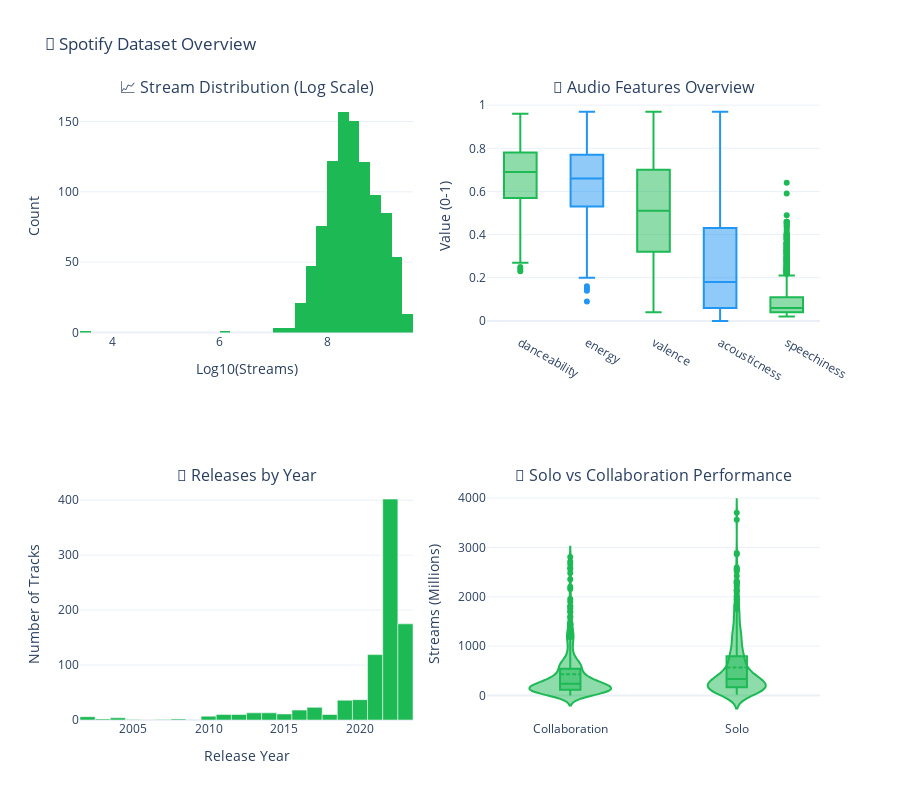

Notebook code cell kept with this figure:
### Markdown cell above
<a id="eda"></a>
## 3. 📊 Exploratory Data Analysis

### Code cell
# ============================================================================
# EXPLORATORY DATA ANALYSIS
# ============================================================================

def create_eda_dashboard(df: pd.DataFrame):
    """Create initial EDA visualizations"""
    
    fig = make_subplots(
        rows=2, cols=2,
        subplot_titles=[
            '📈 Stream Distribution (Log Scale)',
            '🎵 Audio Features Overview',
            '📅 Releases by Year',
            '🤝 Solo vs Collaboration Performance'
        ],
        specs=[
            [{"type": "histogram"}, {"type": "box"}],
            [{"type": "bar"}, {"type": "violin"}]
        ]
    )
    
    # 1. Stream Distribution
    fig.add_trace(
        go.Histogram(x=np.log10(df['streams']), nbinsx=50, marker_color=SPOTIFY_PALETTE['green'], name='Log10(Streams)'),
        row=1, col=1
    )
    
    # 2. Audio Features Box Plot
    audio_features = ['danceability_%', 'energy_%', 'valence_%', 'acousticness_%', 'speechiness_%']
    
    for i, feat in enumerate(audio_features):
        fig.add_trace(
            go.Box(y=df[feat], name=feat.replace('_%', ''), 
                   marker_color=SPOTIFY_PALETTE['green'] if i % 2 == 0 else SPOTIFY_PALETTE['accent_blue']),
            row=1, col=2
        )
    
    # 3. Releases by Year
    year_counts = df['released_year'].value_counts().sort_index().tail(20)
    fig.add_trace(
        go.Bar(x=year_counts.index, y=year_counts.values, marker_color=SPOTIFY_PALETTE['green'], name='Releases'),
        row=2, col=1
    )
    
    # 4. Solo vs Collaboration
    fig.add_trace(
        go.Violin(x=df['is_collaboration'].map({0: 'Solo', 1: 'Collaboration'}), y=df['streams'] / 1e6,
                  box_visible=True, meanline_visible=True, marker_color=SPOTIFY_PALETTE['green'], name='Streams'),
        row=2, col=2
    )
    
    fig.update_layout(height=800, showlegend=False, title_text='🎵 Spotify Dataset Overview', template='plotly_white')
    fig.update_xaxes(title_text='Log10(Streams)', row=1, col=1)
    fig.update_yaxes(title_text='Count', row=1, col=1)
    fig.update_yaxes(title_text='Value (0-1)', row=1, col=2)
    fig.update_xaxes(title_text='Release Year', row=2, col=1)
    fig.update_yaxes(title_text='Number of Tracks', row=2, col=1)
    fig.update_yaxes(title_text='Streams (Millions)', row=2, col=2)
    
    fig.show()
    
    # Print summary statistics
    print("\n" + "="*60)
    print("📊 DATASET SUMMARY STATISTICS")
    print("="*60)
    print(f"Total tracks: {len(df):,}")
    print(f"Date range: {df['released_year'].min()} - {df['released_year'].max()}")
    print(f"\nStreams:")
    print(f"  • Mean:   {df['streams'].mean():,.0f}")
    print(f"  • Median: {df['streams'].median():,.0f}")
    print(f"  • Max:    {df['streams'].max():,.0f}")
    print(f"\nCollaborations: {df['is_collaboration'].sum()} ({df['is_collaboration'].mean():.1%})")
    
    return fig

print("\n" + "="*60)
print("📊 EXPLORATORY DATA ANALYSIS")
print("="*60)

eda_fig = create_eda_dashboard(df)

### Figure 1 — Plotly figure (JSON) as saved in the notebook; plotly's stock layout.template omitted (floating-point values rounded to 4 significant figures; data arrays with more than 128 entries replaced by an {"elided": "..."} marker saying what was removed)
{"data": [{"marker": {"color": "#1DB954"}, "name": "Log10(Streams)", "nbinsx": 50, "type": "histogram", "x": {"elided": "952 float values"}, "xaxis": "x", "yaxis": "y"}, {"marker": {"color": "#1DB954"}, "name": "danceability", "type": "box", "xaxis": "x2", "y": {"elided": "952 float values"}, "yaxis": "y2"}, {"marker": {"color": "#2196F3"}, "name": "energy", "type": "box", "xaxis": "x2", "y": {"elided": "952 float values"}, "yaxis": "y2"}, {"marker": {"color": "#1DB954"}, "name": "valence", "type": "box", "xaxis": "x2", "y": {"elided": "952 float values"}, "yaxis": "y2"}, {"marker": {"color": "#2196F3"}, "name": "acousticness", "type": "box", "xaxis": "x2", "y": {"elided": "952 float values"}, "yaxis": "y2"}, {"marker": {"color": "#1DB954"}, "name": "speechiness", "type": "box", "xaxis": "x2", "y": {"elided": "952 float values"}, "yaxis": "y2"}, {"marker": {"color": "#1DB954"}, "name": "Releases", "type": "bar", "x": [2002, 2003, 2004, 2005, 2007, 2008, 2010, 2011, 2012, 2013, 2014, 2015, 2016, 2017, 2018, 2019, 2020, 2021, 2022, 2023], "xaxis": "x3", "y": [6, 2, 4, 1, 1, 2, 7, 10, 10, 13, 13, 11, 18, 23, 10, 36, 37, 119, 402, 175], "yaxis": "y3"}, {"box": {"visible": true}, "marker": {"color": "#1DB954"}, "meanline": {"visible": true}, "name": "Streams", "type": "violin", "x": {"elided": "952 str values"}, "xaxis": "x4", "y": {"elided": "952 float values"}, "yaxis": "y4"}], "layout": {"annotations": [{"font": {"size": 16}, "showarrow": false, "text": "📈 Stream Distribution (Log Scale)", "x": 0.225, "xanchor": "center", "xref": "paper", "y": 1.0, "yanchor": "bottom", "yref": "paper"}, {"font": {"size": 16}, "showarrow": false, "text": "🎵 Audio Features Overview", "x": 0.775, "xanchor": "center", "xref": "paper", "y": 1.0, "yanchor": "bottom", "yref": "paper"}, {"font": {"size": 16}, "showarrow": false, "text": "📅 Releases by Year", "x": 0.225, "xanchor": "center", "xref": "paper", "y": 0.375, "yanchor": "bottom", "yref": "paper"}, {"font": {"size": 16}, "showarrow": false, "text": "🤝 Solo vs Collaboration Performance", "x": 0.775, "xanchor": "center", "xref": "paper", "y": 0.375, "yanchor": "bottom", "yref": "paper"}], "height": 800, "showlegend": false, "title": {"text": "🎵 Spotify Dataset Overview"}, "xaxis": {"anchor": "y", "domain": [0.0, 0.45], "title": {"text": "Log10(Streams)"}}, "xaxis2": {"anchor": "y2", "domain": [0.55, 1.0]}, "xaxis3": {"anchor": "y3", "domain": [0.0, 0.45], "title": {"text": "Release Year"}}, "xaxis4": {"anchor": "y4", "domain": [0.55, 1.0]}, "yaxis": {"anchor": "x", "domain": [0.625, 1.0], "title": {"text": "Count"}}, "yaxis2": {"anchor": "x2", "domain": [0.625, 1.0], "title": {"text": "Value (0-1)"}}, "yaxis3": {"anchor": "x3", "domain": [0.0, 0.375], "title": {"text": "Number of Tracks"}}, "yaxis4": {"anchor": "x4", "domain": [0.0, 0.375], "title": {"text": "Streams (Millions)"}}}}
